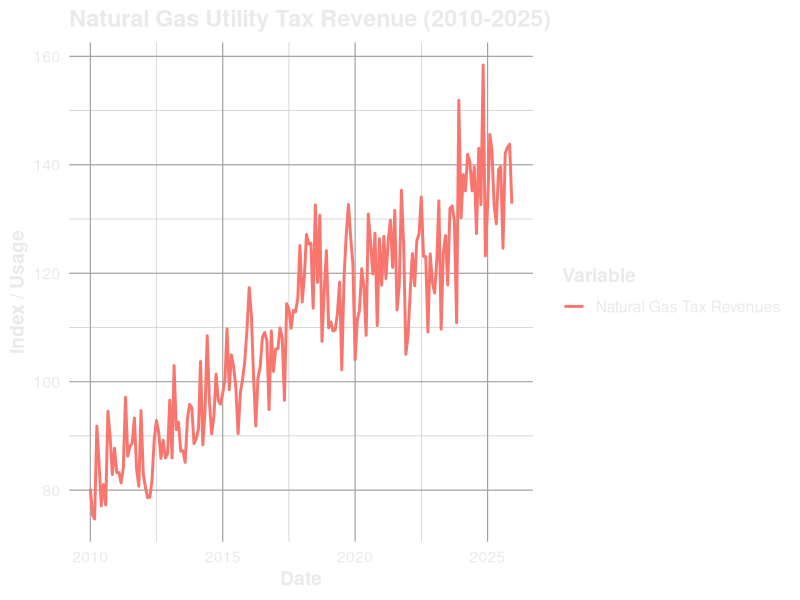

This figure's R source:
## ---- chunk 1
library(tidyverse)
library(flextable)
company_names <- c("Acme Corp", "Beta LLC", "Gamma Inc")
example_df <- data.frame(
  obl_id = sample(10000:99999, size = 10, replace = TRUE),
  pymnt_id = sample(10000:99999, size = 10, replace = TRUE),
  pymnt_date = sample(
    seq.Date(
      from = as.Date("2020-01-01"),
      to = as.Date("2025-08-31"),
      by = "day"
    ),
    size = 10,
    replace = TRUE
  ),
  pymnt_amt = sample(0:1500000, size = 10, replace = FALSE),
  batch_id = sample(1000:2500, size = 10, replace = TRUE),
  trade_name = sample(company_names, size = 10, replace = TRUE),
  naics_code = 221210,
  obl_type_description = "Nat Gas Utility"
)
example_df <- example_df %>%
  arrange(pymnt_date) %>%
  mutate(obl_period = as.numeric(format(pymnt_date, "%m")),
         obl_yr = year(pymnt_date)) %>%
  mutate(
    business_id = case_when(
      trade_name == "Acme Corp" ~ 3232,
      trade_name == "Beta LLC" ~ 777894,
      trade_name == "Gamma Inc" ~ 107990
    )
  ) %>%
  select(
    obl_id,
    pymnt_id,
    pymnt_date,
    pymnt_amt,
    batch_id,
    obl_period,
    obl_yr,
    obl_type_description,
    business_id,
    trade_name,
    naics_code
  )

example_df %>% 
  flextable() %>% 
     colformat_num(j = c(1, 2, 5,  7,9, 11), big.mark = "") %>% 
    theme_zebra() 

## ---- chunk 2
library(tidyverse)
library(here)
library(dplyr)
library(lubridate)
library(ggplot2)


theme_resid <- function(base_size = 14, base_family = "") {
  theme_minimal(base_size = base_size, base_family = base_family) +
    theme(
      # Transparent backgrounds so website color shows through
      plot.background   = element_rect(fill = "transparent", color = NA),
      panel.background  = element_rect(fill = "transparent", color = NA),
      legend.background = element_rect(fill = "transparent", color = NA),
      
      # Grid lines - mid-gray so visible on both light and dark
      panel.grid.major  = element_line(color = "#A0A0A0", size = 0.4),
      panel.grid.minor  = element_line(color = "#C0C0C0", size = 0.2),
      
      # Text - off-white so it works on both backgrounds
      text              = element_text(color = "#EAEAEA"),
      axis.text         = element_text(color = "#EAEAEA"),
      axis.title        = element_text(color = "#EAEAEA", face = "bold"),
      plot.title        = element_text(color = "#EAEAEA", face = "bold", size = rel(1.2)),
      plot.subtitle     = element_text(color = "#EAEAEA"),
      legend.text       = element_text(color = "#EAEAEA"),
      legend.title      = element_text(color = "#EAEAEA", face = "bold"),
      
      # Remove axis ticks for a cleaner look
      axis.ticks        = element_blank()
    )
}
set.seed(123)

# Generate monthly dates
dates <- seq.Date(from = as.Date("2010-01-01"),
                  to = as.Date("2025-12-01"),
                  by = "month")

n <- length(dates)

# Simulate monthly growth rates of market price (%)
market_price_growth <- rnorm(n, mean = 0.3, sd = 1)  # avg 0.3% monthly growth with some noise

# Convert growth rates from % to multiplier
growth_multipliers <- 1 + market_price_growth / 100

# Calculate cumulative growth index starting at 100
market_price_index <- cumprod(growth_multipliers) * 100

# Simulate natural gas usage starting at 500 units, roughly tracking price index + noise
natural_gas_usage <- market_price_index * (0.8 + rnorm(n, mean = 0, sd = 0.05))

# Create long-format dataframe
df <- data.frame(
  date = rep(dates, 2),
  variable = rep(c("market_price_index", "Natural Gas Tax Revenues"), each = n),
  value = c(market_price_index, natural_gas_usage)
)

# Round for neatness
df$value <- round(df$value, 2)


ggplot(df %>% 
         filter(variable == "Natural Gas Tax Revenues"), aes(x = date, y = value, color = variable)) +
  geom_line(size = 1) +
  labs(title = "Natural Gas Utility Tax Revenue (2010-2025)",
       x = "Date",
       y = "Index / Usage",
       color = "Variable") +
  theme_resid()

ggplot
